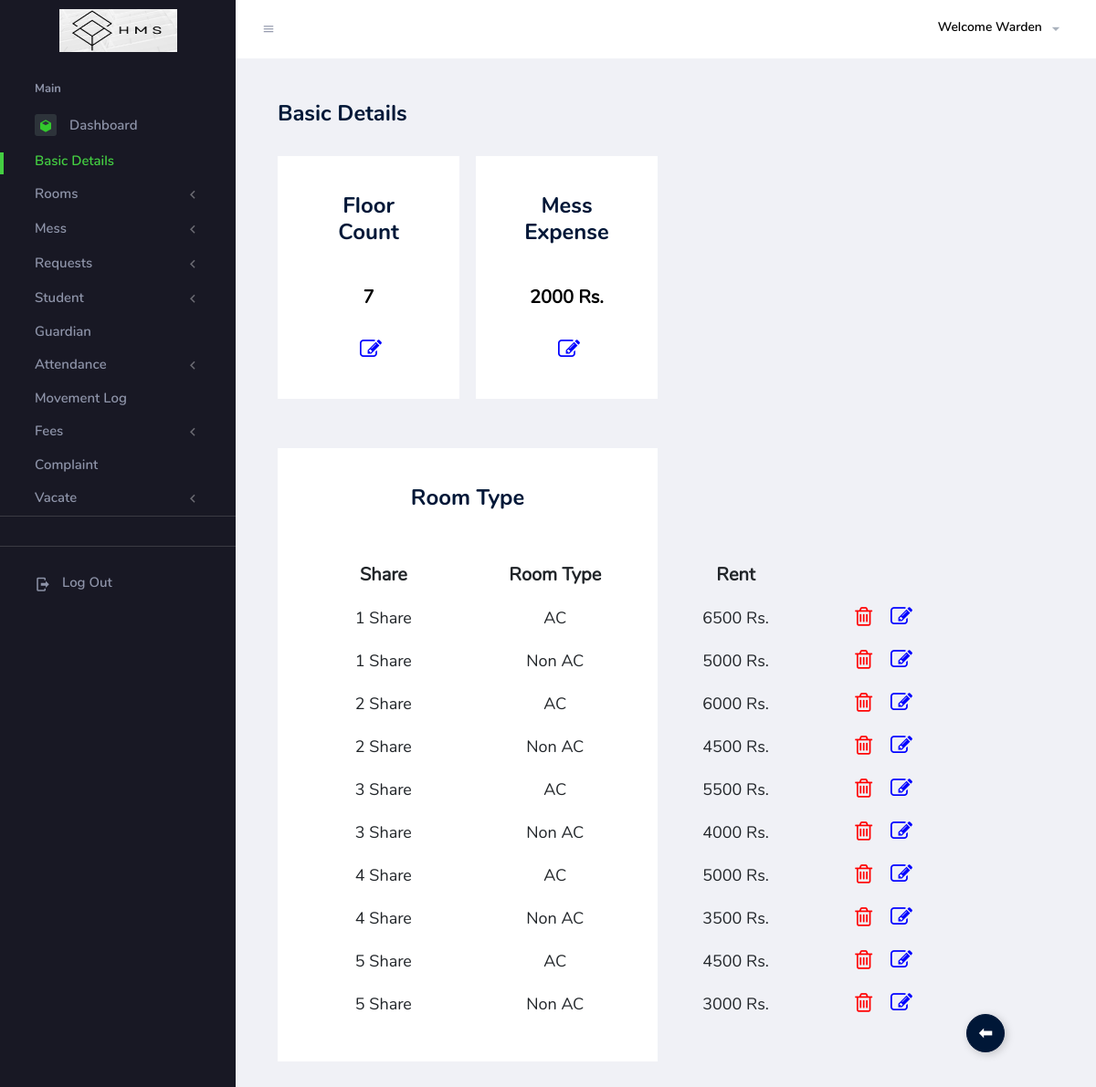
/Warden/basicLayout.php (signed in), run on an earlier commit of the app's database.
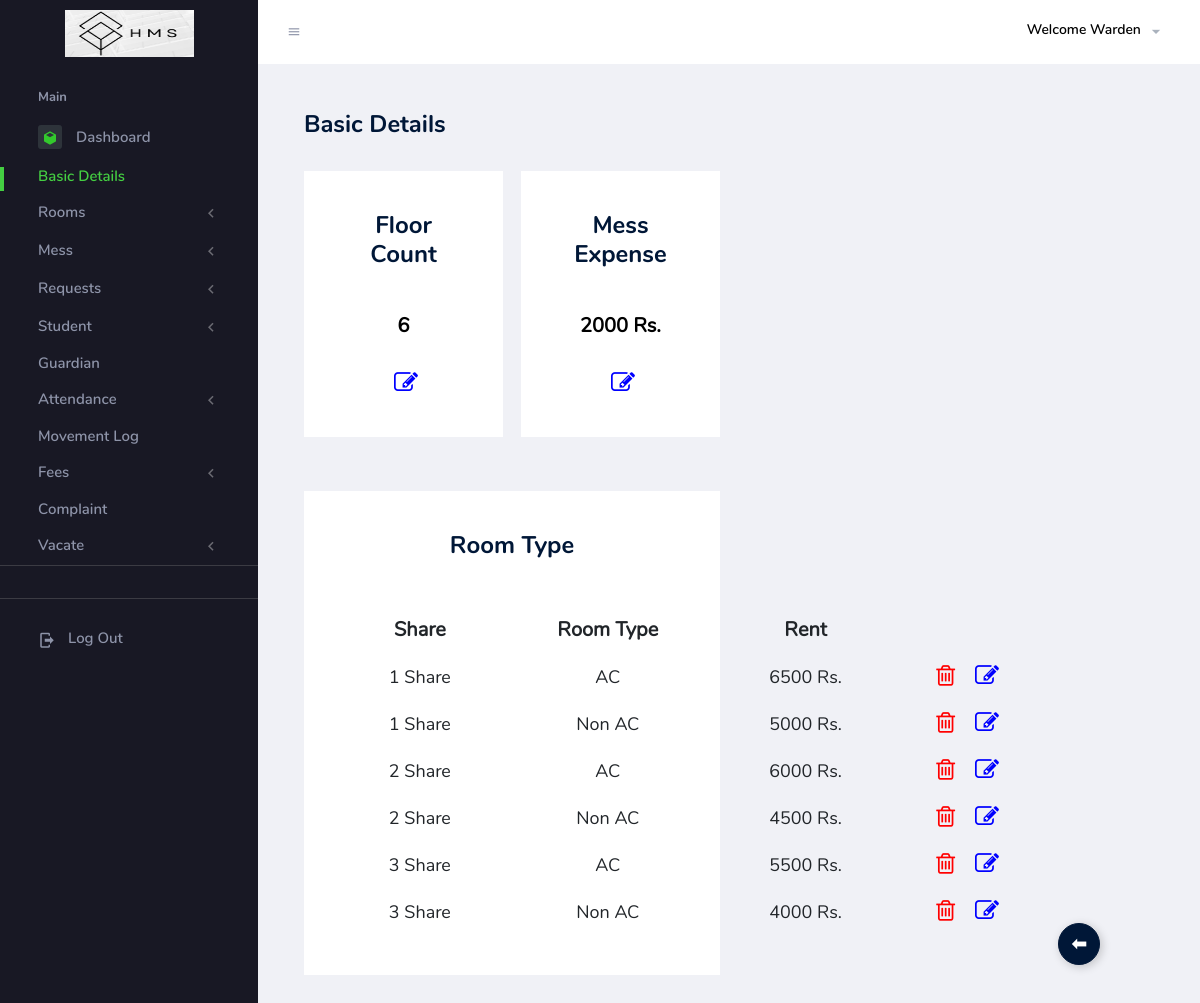
And on a later commit of the database.
### tables this page shows
CREATE TABLE `tbl_basic` (
  `basic_id` int(11) NOT NULL,
  `floor_count` int(11) NOT NULL,
  `mess_expense` int(11) NOT NULL
);

CREATE TABLE `tbl_roomtype` (
  `roomtype_id` int(11) NOT NULL,
  `room_share` int(11) NOT NULL,
  `room_type` int(11) NOT NULL,
  `room_amount` int(11) NOT NULL
);

### Warden/basicLayout.php (the view, shortened to what this page needs)
<!DOCTYPE html>
<html lang="en">
<head>
    <link rel="stylesheet" href="../Assets/Template/Warden/vendors/mdi/css/materialdesignicons.min.css">
    <link rel="stylesheet" href="../Assets/Template/Warden/vendors/flag-icon-css/css/flag-icon.min.css">
    <link rel="stylesheet" href="../Assets/Template/Warden/vendors/css/vendor.bundle.base.css">
    <link rel="stylesheet" href="../Assets/Template/Warden/vendors/font-awesome/css/font-awesome.min.css" />
    <link rel="stylesheet" href="../Assets/Template/Warden/vendors/bootstrap-datepicker/bootstrap-datepicker.min.css">
    <link rel="stylesheet" href="../Assets/Template/Warden/css/style.css">
</head>
<body>
    <?php
    include("SessionValidator.php");
    $sel = "select * from tbl_basic where basic_id=1";
    $row=$con->query($sel);
    $data=$row->fetch_assoc();
      ?>
    <div class="container-scroller">
        <?php include("header.php"); ?>
        <div class="container-fluid page-body-wrapper">
            <?php include("sidebar.php"); ?>
            <div class="main-panel">
          <div class="content-wrapper">
            <div class="d-xl-flex justify-content-between align-items-start">
              <h2 class="text-dark font-weight-bold mb-2"> Basic Details</h2>
            </div>
            <form method="post" action="basicLayout.php">
            <div class="row">
              <div class="col-md-12">
                <div class="tab-content tab-transparent-content">
                  <div class="tab-pane fade show active" id="business-1" role="tabpanel" aria-labelledby="business-tab">
                    <div class="row">
                      <div class="col-xl-3 col-lg-6 col-sm-6 grid-margin stretch-card">
                        <div class="card">
                          <div class="card-body text-center">
                            <h2 class="mb-4 text-dark font-weight-bold">Floor Count</h2><br>
                            <?php
                            if(isset($_GET["countid"])){
                              ?><input type="number" name="floorcount" id="floorcount" class="form-control" value="<?php echo $data["floor_count"] ?>" autocomplete="off"  /><br>
                              <input type="submit" name="saveFloorCount" id="saveFloorCount" class="btn btn-info btn-rounded btn-fw" style="font-size: 15px;" value="Save" />
                              <?php
                            }
                            else{
                              ?>
                              <h3 style="color:black;">
                              <?php echo $data["floor_count"] ?><br><br></h3>
                            <a href="basicLayout.php?countid=<?php echo 1; ?>" title="Edit"
                                                    style="margin-left: 5px; text-decoration: none;">
                                                    <i class="fa fa-edit" style="font-size:24px; color: blue;"></i>
                                                </a>
                              <?php
                            }
                            ?>
                          </div>
                        </div>
                      </div>
                      <div class="col-xl-3 col-lg-6 col-sm-6 grid-margin stretch-card">
                        <div class="card">
                          <div class="card-body text-center">
                            <h2 class="mb-4 text-dark font-weight-bold">Mess Expense</h2><br>
                            <?php
                            if(isset($_GET["messid"])){
                              ?><input type="number" name="messexpense" id="messexpense" class="form-control" value="<?php echo $data["mess_expense"] ?>" autocomplete="off"  /><br>
                              <input type="submit" name="saveMessExpense" id="saveMessExpense" class="btn btn-info btn-rounded btn-fw" style="font-size: 15px;" value="Save" />
                              <?php
                            }
                            else{
                              ?>
                              <h3 style="color:black;">
                              <?php echo $data["mess_expense"]." Rs." ?><br><br></h3>
                            <a href="basicLayout.php?messid=<?php echo 1; ?>" title="Edit"
                                                    style="margin-left: 5px; text-decoration: none;">
                                                    <i class="fa fa-edit" style="font-size:24px; color: blue;"></i>
                                                </a>
                              <?php
                            }
                            ?>
                          </div>
                        </div>
                      </div>
                    </div>
                  </div>
                </div>
              </div>
            </div>
            <div class="row">
              <div class="col-md-12">
                <div class="tab-content tab-transparent-content">
                  <div class="tab-pane fade show active" id="business-1" role="tabpanel" aria-labelledby="business-tab">
                    <div class="row">
                      <div class="col-xl-6 col-lg-6 col-sm-6 grid-margin stretch-card">
                        <div class="card">
                          <div class="card-body text-center">
                            <h2 class="mb-4 text-dark font-weight-bold">Room Type</h2><br>
                            <?php
                              $selRoom="select * from tbl_roomtype";
                              $rowSelRoom=$con->query($selRoom);
                              if(mysqli_num_rows($rowSelRoom)==0){
                                ?><h3 class="mb-0 font-weight-bold mt-2 text-dark d-flex align-items-center">&nbsp;&nbsp;&nbsp;&nbsp;&nbsp;&nbsp;&nbsp;&nbsp;&nbsp;
                                  &nbsp;&nbsp;&nbsp;&nbsp;&nbsp;&nbsp;
                                  &nbsp;&nbsp;&nbsp;&nbsp;&nbsp;&nbsp;&nbsp;&nbsp;&nbsp;
                                  &nbsp;&nbsp;&nbsp;&nbsp;&nbsp;&nbsp;&nbsp;&nbsp;&nbsp;&nbsp;&nbsp;&nbsp;&nbsp;&nbsp;&nbsp;
                                  No Room Types Added</h3><?php
                              }
                              else{
                                ?>
                                <table border="0" width="700px" cellpadding="10">
                                  <tr>
                                      <th>Share</th>
                                      <th>Room Type</th>
                                      <th>Rent</th>
                                      <th></th>
                                  </tr>
                                <?php
                                while($dataSelRoom=$rowSelRoom->fetch_assoc()){
                                  ?>
                                  <tr>
                                    <td><?php echo $dataSelRoom["room_share"]." Share" ?> </td>
                                    <td><?php
                                    if($dataSelRoom["room_type"]==1){
                                      echo "AC";
                                    }
                                    else{
                                      echo  "Non AC";
                                    }
                                    ?></td>
                                    <td><?php echo $dataSelRoom["room_amount"]." Rs." ?></td>
                                    <td><a href="basicLayout.php?did=<?php echo $dataSelRoom['roomtype_id']; ?>" title="Delete" style="text-decoration: none;">
                                        <i class="fa fa-trash-o" style="font-size:24px; color: red;"></i></a>
                                        <a href="addRoomType.php?eid=<?php echo $dataSelRoom['roomtype_id']; ?>" title="Edit" style="margin-left: 15px; text-decoration: none;">
                                        <i class="fa fa-edit" style="font-size:24px; color: blue;"></i> <a>
                                      </td>
                                  </tr>
                                  <?php
                                }
                                ?>
                                </table>
                                <?php
                              }
                            ?>
                          </div>
                        </div>
                      </div>
                    </div>
                  </div>
                </div>
              </div>
            </div>
            </div>
          </div>
        </div>
        <button class="btn btn-dark btn-rounded btn-icon back-button" onclick="goBack()">⬅</button>
      </div>
</body>
</html>

### Warden/header.php (shortened to what this page needs)
<nav class="navbar default-layout-navbar col-lg-12 col-12 p-0 fixed-top d-flex flex-row">
        <div class="text-center navbar-brand-wrapper d-flex align-items-center justify-content-center">
          <a class="navbar-brand brand-logo" href="index.php"><img src="../Assets/Template/Warden/images/logo-1.png" style="height:1.25cm;" alt="logo" /></a>
        </div>
        <div class="navbar-menu-wrapper d-flex align-items-stretch">
          <button class="navbar-toggler navbar-toggler align-self-center" type="button" data-toggle="minimize">
            <span class="mdi mdi-menu"></span>
          </button>
          <ul class="navbar-nav navbar-nav-right">
            <li class="nav-item nav-profile dropdown">
              <a class="nav-link dropdown-toggle" id="profileDropdown" href="#" data-toggle="dropdown" aria-expanded="false">
                <div class="nav-profile-text">
                  <p class="mb-1 text-black">Welcome Warden</p>
                </div>
              </a>
            </li>
          </ul>
        </div>
      </nav>

### Warden/sidebar.php (shortened to what this page needs)
<nav class="sidebar sidebar-offcanvas" id="sidebar">
          <ul class="nav">
            <li class="nav-item nav-category">Main</li>
            <li class="nav-item">
              <a class="nav-link" href="index.php">
                <span class="icon-bg"><i class="mdi mdi-cube menu-icon"></i></span>
                <span class="menu-title">Dashboard</span>
              </a>
            </li>
            <li class="nav-item">
              <a class="nav-link" href="basicLayout.php">
                <span class="menu-title">Basic Details</span>
              </a>
            </li>
            <li class="nav-item">
              <a class="nav-link" data-toggle="collapse" href="#ui-room" aria-expanded="false" aria-controls="ui-room">
                <span class="menu-title">Rooms</span>
                <i class="menu-arrow"></i>
              </a>
            </li>
            <li class="nav-item">
              <a class="nav-link" data-toggle="collapse" href="#ui-mess" aria-expanded="false" aria-controls="ui-mess">
                <span class="menu-title">Mess</span>
                <i class="menu-arrow"></i>
              </a>
            </li>
            <li class="nav-item">
              <a class="nav-link" data-toggle="collapse" href="#ui-request" aria-expanded="false" aria-controls="ui-request">
                <span class="menu-title">Requests</span>
                <i class="menu-arrow"></i>
              </a>
            </li>
            <li class="nav-item">
              <a class="nav-link" data-toggle="collapse" href="#ui-student" aria-expanded="false" aria-controls="ui-student">
                <span class="menu-title">Student</span>
                <i class="menu-arrow"></i>
              </a>
            </li>
            <li class="nav-item">
              <a class="nav-link" href="viewGuardianList.php">
                <span class="menu-title">Guardian</span>
              </a>
            </li>
            <li class="nav-item">
              <a class="nav-link" data-toggle="collapse" href="#ui-attendance" aria-expanded="false" aria-controls="ui-attendance">
                <span class="menu-title">Attendance</span>
                <i class="menu-arrow"></i>
              </a>
            </li>
            <li class="nav-item">
              <a class="nav-link" href="viewMovementLog.php">
                <span class="menu-title">Movement Log</span>
              </a>
            </li>
            <li class="nav-item">
              <a class="nav-link" data-toggle="collapse" href="#ui-fees" aria-expanded="false" aria-controls="ui-fees">
                <span class="menu-title">Fees</span>
                <i class="menu-arrow"></i>
              </a>
            </li>
            <li class="nav-item">
              <a class="nav-link" href="viewComplaint.php">
                <span class="menu-title">Complaint</span>
              </a>
            </li>
            <li class="nav-item">
              <a class="nav-link" data-toggle="collapse" href="#ui-vacate" aria-expanded="false" aria-controls="ui-vacate">
                <span class="menu-title">Vacate</span>
                <i class="menu-arrow"></i>
              </a>
            </li>
            <li class="nav-item sidebar-user-actions">
              <div class="user-details">
              </div>
            </li>
            <li class="nav-item sidebar-user-actions">
              <div class="sidebar-user-menu">
                <a href="../Logout.php" class="nav-link"><i class="mdi mdi-logout menu-icon"></i>
                  <span class="menu-title">Log Out</span></a>
              </div>
            </li>
          </ul>
        </nav>

### Warden/basicLayout.php (style rules this page uses)
th { color:#212529; font-size:20px; }
td { color:#212529; font-size:18px; }
.back-button { position: fixed; bottom: 40px; right: 100px; z-index: 1000; padding: 10px 15px; font-size: 18px; border-radius: 50%; box-shadow: 2px 2px 10px rgba(0, 0, 0, 0.2); }

What changed in the data, as far as the page shows it:
removed tbl_roomtype: room_share "4", room_type "AC", room_amount "5000"
removed tbl_roomtype: room_share "4", room_type "Non AC", room_amount "3500"
removed tbl_roomtype: room_share "5", room_type "AC", room_amount "4500"
removed tbl_roomtype: room_share "5", room_type "Non AC", room_amount "3000"
changed tbl_basic: floor_count "7" → "6"
